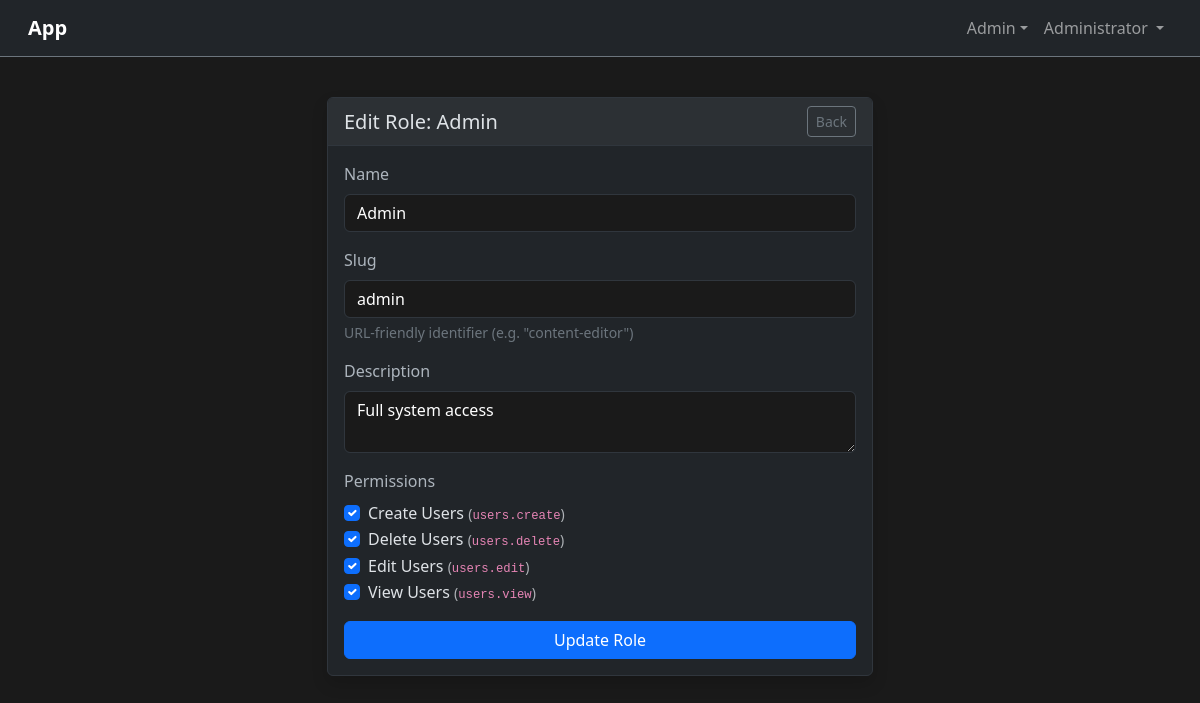
/admin/roles/1/edit (signed in), run on the app's committed database.
### tables this page shows
CREATE TABLE `roles` (
    `id` INT UNSIGNED AUTO_INCREMENT PRIMARY KEY,
    `name` VARCHAR(255) NOT NULL,
    `slug` VARCHAR(255) NOT NULL UNIQUE,
    `description` TEXT NULL,
    `created_at` TIMESTAMP NOT NULL DEFAULT CURRENT_TIMESTAMP
);

CREATE TABLE `permissions` (
    `id` INT UNSIGNED AUTO_INCREMENT PRIMARY KEY,
    `name` VARCHAR(255) NOT NULL,
    `slug` VARCHAR(255) NOT NULL UNIQUE,
    `description` TEXT NULL,
    `created_at` TIMESTAMP NOT NULL DEFAULT CURRENT_TIMESTAMP
);

### src/Controllers/BaseController.php (called while the page is built, shortened)
<?php
abstract class BaseController
{
    protected array $config;
    public function __construct()
    {
        $this->config = require dirname(__DIR__, 2) . '/config/app.php';
    }
    protected function view(string $template, array $data = []): string
    {
        $viewsPath = $this->config['paths']['views'];
        $templatePath = $viewsPath . '/' . $template . '.php';
        extract($data);
        include $templatePath;
        return ob_get_clean();
    }
}

### src/Controllers/Admin/RoleController.php (called while the page is built, shortened)
<?php
class RoleController extends BaseController
{
    public function edit(string $id): string
    {
        $role = Role::find((int) $id);
        $permissions = Permission::all('name ASC');
        $rolePermissions = Role::permissions((int) $role['id']);
        $rolePermissionIds = array_column($rolePermissions, 'id');
        return $this->view('admin/roles/edit', [
            'role' => $role,
            'permissions' => $permissions,
            'rolePermissionIds' => $rolePermissionIds,
            'authenticated' => $this->isAuthenticated(),
            'username' => $this->getSessionUser(),
        ]);
    }
}

### src/Routing/Router.php (called while the page is built, shortened)
<?php
class Router
{
    private static array $routes = [];
    private static array $groupStack = [];
    public static function group(array $attributes, callable $callback): void
    {
        self::$groupStack[] = $attributes;
        array_pop(self::$groupStack);
    }
    public static function dispatch(): mixed
    {
        $method = $_SERVER['REQUEST_METHOD'];
        $uri = parse_url($_SERVER['REQUEST_URI'], PHP_URL_PATH);
        $uri = rtrim($uri, '/') ?: '/';
        foreach (self::$routes as $route) {
            $params = $route->matches($method, $uri);
            if ($params !== null) {
                [$controllerClass, $action] = $route->getAction();
                $controller = new $controllerClass();
                return call_user_func_array([$controller, $action], array_values($params));
            }
        }
        return self::render404();
    }
    private static function addRoute(array $methods, string $uri, array $action): Route
    {
        $route = new Route($methods, $uri, $action);
        foreach (self::$groupStack as $group) {
            if (isset($group['prefix'])) {
                $route->setPrefix($group['prefix']);
            }
            if (isset($group['middleware'])) {
                $mw = is_array($group['middleware']) ? $group['middleware'] : [$group['middleware']];
                $route->addMiddleware($mw);
            }
        }
        self::$routes[] = $route;
        return $route;
    }
}

### src/Core/Model.php (called while the page is built, shortened)
<?php
abstract class Model
{
    protected static string $table;
    public static function find(int $id): ?array
    {
        $pdo = Database::getConnection();
        $table = static::$table;
        $stmt = $pdo->prepare("SELECT * FROM `{$table}` WHERE id = ?");
        $stmt->execute([$id]);
        $row = $stmt->fetch();
        return $row ?: null;
    }
    public static function all(?string $orderBy = null): array
    {
        $pdo = Database::getConnection();
        $table = static::$table;
        $sql = "SELECT * FROM `{$table}`";
        if ($orderBy) {
            $sql .= " ORDER BY {$orderBy}";
        }
        $stmt = $pdo->query($sql);
        return $stmt->fetchAll();
    }
}

### src/Middleware/CsrfMiddleware.php (called while the page is built, shortened)
<?php
class CsrfMiddleware
{
    private static array $defaults = [
        'enabled' => true,
        'token_length' => 32,
        'session_key' => '_csrf_token',
        'form_field' => '_csrf_token',
        'safe_methods' => ['GET', 'HEAD', 'OPTIONS'],
    ];
    private static ?array $config = null;
    public static function getConfig(): array
    {
        if (self::$config === null) {
            $appConfig = [];
            $configFile = dirname(__DIR__, 2) . '/config/app.php';
            if (file_exists($configFile)) {
                $appConfig = require $configFile;
            }
            self::$config = array_merge(
                self::$defaults,
                $appConfig['csrf'] ?? []
            );
        }
        return self::$config;
    }
    public static function token(): string
    {
        $config = self::getConfig();
        $sessionKey = $config['session_key'];
        return $_SESSION[$sessionKey];
    }
    public static function field(): string
    {
        $config = self::getConfig();
        $fieldName = htmlspecialchars($config['form_field'], ENT_QUOTES, 'UTF-8');
        $token = htmlspecialchars(self::token(), ENT_QUOTES, 'UTF-8');
        return sprintf(
            '<input type="hidden" name="%s" value="%s">',
            $fieldName,
            $token
        );
    }
}

### config/app.php (called while the page is built)
<?php
return [
    'name' => 'App',
    'timezone' => 'America/Chicago',
    'debug' => true,
    'paths' => [
        'storage' => dirname(__DIR__) . '/storage',
        'sessions' => dirname(__DIR__) . '/storage/sessions',
        'views' => dirname(__DIR__) . '/src/Views',
    ],
    'database' => [
        'host' => getenv('DB_HOST') ?: '127.0.0.1',
        'port' => (int)(getenv('DB_PORT') ?: 3306),
        'name' => getenv('DB_NAME') ?: 'app',
        'username' => getenv('DB_USERNAME') ?: 'app',
        'password' => getenv('DB_PASSWORD') ?: 'app_secret',
    ],
    'session' => [
        'name' => 'app_session',
        'lifetime' => 7200,
        'secure' => false,
        'httponly' => true,
        'samesite' => 'Lax',
    ],
    'remember' => [
        'lifetime' => 7776000,
        'cookie_name' => 'remember_token',
    ],
    'csrf' => [
        'enabled' => true,
        'token_length' => 32,
        'session_key' => '_csrf_token',
        'form_field' => '_csrf_token',
        'safe_methods' => ['GET', 'HEAD', 'OPTIONS'],
    ],
    'rate_limit' => [
        'enabled' => true,
        'max_attempts' => 3,
        'lockout_minutes' => 30,
        'progressive' => true,
        'max_lockout_minutes' => 1440,
        'attempt_window' => 900,
    ],
];

### src/Core/Flash.php (called while the page is built, shortened)
<?php
class Flash
{
    public static function old(string $key, string $default = ''): string
    {
        $value = $_SESSION['_old_input'][$key] ?? $default;
        return $value;
    }
}

### src/Views/admin/roles/edit.php (the view, shortened to what this page needs)
<div class="container py-4">
    <div class="row justify-content-center">
        <div class="col-md-8 col-lg-6">
            <div class="card shadow">
                <div class="card-header d-flex justify-content-between align-items-center">
                    <h5 class="mb-0">Edit Role: <?= htmlspecialchars($role['name']) ?></h5>
                    <a href="/admin/roles" class="btn btn-sm btn-outline-secondary">Back</a>
                </div>
                <div class="card-body">
                    <?= Form::open(['action' => '/admin/roles/' . $role['id'], 'method' => 'PUT']) ?>
                        <?= Form::text('name', [
                            'label' => 'Name',
                            'required' => true,
                            'maxlength' => 255,
                            'value' => $role['name'],
                        ]) ?>
                        <?= Form::text('slug', [
                            'label' => 'Slug',
                            'required' => true,
                            'maxlength' => 255,
                            'value' => $role['slug'],
                            'help' => 'URL-friendly identifier (e.g. "content-editor")',
                        ]) ?>
                        <?= Form::textarea('description', [
                            'label' => 'Description',
                            'rows' => 2,
                            'maxlength' => 1000,
                            'value' => $role['description'] ?? '',
                        ]) ?>
                        <div class="mb-3">
                            <label class="form-label">Permissions</label>
                            <?php foreach ($permissions as $permission): ?>
                                <div class="form-check">
                                    <input class="form-check-input" type="checkbox"
                                           name="permissions[]" value="<?= $permission['id'] ?>"
                                           id="perm_<?= $permission['id'] ?>"
                                           <?= in_array($permission['id'], $rolePermissionIds) ? 'checked' : '' ?>>
                                    <label class="form-check-label" for="perm_<?= $permission['id'] ?>">
                                        <?= htmlspecialchars($permission['name']) ?>
                                        <small class="text-muted">(<code><?= htmlspecialchars($permission['slug']) ?></code>)</small>
                                    </label>
                                </div>
                            <?php endforeach; ?>
                        </div>
                        <div class="d-grid">
                            <?= Form::submit('Update Role') ?>
                        </div>
                    <?= Form::close() ?>
                </div>
            </div>
        </div>
    </div>
</div>
<?php
include dirname(__DIR__, 2) . '/layouts/main.php';
?>

### src/Core/FormBuilder.php (shortened to what this page needs)
<?php
class FormBuilder
{
    private static ?array $validationErrors = null;
    public static function open(array $attributes = []): string
    {
        if (self::$validationErrors === null) {
            self::$validationErrors = $_SESSION['_validation_errors'] ?? [];
        }
        $method = strtoupper($attributes['method'] ?? 'POST');
        $action = $attributes['action'] ?? '';
        $class = $attributes['class'] ?? '';
        $id = $attributes['id'] ?? '';
        $enctype = $attributes['enctype'] ?? '';
        $formMethod = in_array($method, ['PUT', 'PATCH', 'DELETE']) ? 'POST' : $method;
        $html = '<form method="' . htmlspecialchars($formMethod) . '"';
        if ($action) {
            $html .= ' action="' . htmlspecialchars($action) . '"';
        }
        $html .= '>';
        if ($formMethod !== 'GET') {
            $html .= CsrfMiddleware::field();
        }
        if (in_array($method, ['PUT', 'PATCH', 'DELETE'])) {
            $html .= '<input type="hidden" name="_method" value="' . $method . '">';
        }
        return $html;
    }
    public static function close(): string
    {
        return '</form>';
    }
    public static function text(string $name, array $options = []): string
    {
        return self::input('text', $name, $options);
    }
    public static function textarea(string $name, array $options = []): string
    {
        $label = $options['label'] ?? self::humanize($name);
        $value = self::getValue($name, $options);
        $id = $options['id'] ?? $name;
        $required = !empty($options['required']) ? ' required' : '';
        $rows = $options['rows'] ?? 3;
        $help = $options['help'] ?? '';
        $class = 'form-control';
        $errorHtml = '';
        $html = '<div class="mb-3">';
        $html .= '<label for="' . htmlspecialchars($id) . '" class="form-label">' . htmlspecialchars($label) . '</label>';
        $html .= '<textarea class="' . $class . '" id="' . htmlspecialchars($id) . '" name="' . htmlspecialchars($name) . '" rows="' . $rows . '"' . $required . '>';
        $html .= htmlspecialchars($value);
        $html .= '</textarea>';
        $html .= $errorHtml;
        $html .= '</div>';
        return $html;
    }
    public static function submit(string $text = 'Submit', array $options = []): string
    {
        $class = $options['class'] ?? 'btn btn-primary';
        return '<button type="submit" class="' . htmlspecialchars($class) . '">' . htmlspecialchars($text) . '</button>';
    }
    public static function hasError(string $field): bool
    {
        return !empty(self::$validationErrors[$field]);
    }
    private static function input(string $type, string $name, array $options): string
    {
        $label = $options['label'] ?? self::humanize($name);
        $id = $options['id'] ?? $name;
        $required = !empty($options['required']) ? ' required' : '';
        $help = $options['help'] ?? '';
        $autocomplete = $options['autocomplete'] ?? '';
        $minlength = isset($options['minlength']) ? ' minlength="' . (int) $options['minlength'] . '"' : '';
        $maxlength = isset($options['maxlength']) ? ' maxlength="' . (int) $options['maxlength'] . '"' : '';
        $autofocus = !empty($options['autofocus']) ? ' autofocus' : '';
        $placeholder = isset($options['placeholder']) ? ' placeholder="' . htmlspecialchars($options['placeholder']) . '"' : '';
        $class = 'form-control';
        $errorHtml = '';
        $value = '';
        if (empty($options['noOldInput'])) {
            $value = self::getValue($name, $options);
        }
        $autocompleteAttr = $autocomplete ? ' autocomplete="' . htmlspecialchars($autocomplete) . '"' : '';
        $html = '<div class="mb-3">';
        $html .= '<label for="' . htmlspecialchars($id) . '" class="form-label">' . htmlspecialchars($label) . '</label>';
        $html .= '<input type="' . $type . '" class="' . $class . '" id="' . htmlspecialchars($id) . '" name="' . htmlspecialchars($name) . '" value="' . htmlspecialchars($value) . '"' . $required . $minlength . $maxlength . $autofocus . $autocompleteAttr . $placeholder . '>';
        if ($help) {
            $html .= '<div class="form-text">' . htmlspecialchars($help) . '</div>';
        }
        $html .= $errorHtml;
        $html .= '</div>';
        return $html;
    }
    private static function getValue(string $name, array $options): string
    {
        $old = Flash::old($name);
        return (string) ($options['value'] ?? '');
    }
}

### public/css/app.css (style rules this page uses)
body { background-color: #1a1a1a; min-height: 100vh; }
.card { background-color: #212529; border: 1px solid #30363d; }
.card-header { background-color: #2c3034; border-bottom: 1px solid #30363d; }
.form-control { background-color: #1a1a1a; border-color: #30363d; color: #fff; }
.form-label { color: #adb5bd; }
.form-text { color: #6c757d; }

### data on the page
roles: name "Admin", slug "admin"
permissions: id "☑", name "Create Users", slug "users.create"
permissions: id "☑", name "Delete Users", slug "users.delete"
permissions: id "☑", name "Edit Users", slug "users.edit"
permissions: id "☑", name "View Users", slug "users.view"

### other printed values
$_SESSION['user_name'] "Administrator"
$label "Name Slug"
$help "URL-friendly identifier (e.g. \"content-editor\")"
$label "Description"
$text "Update Role"
